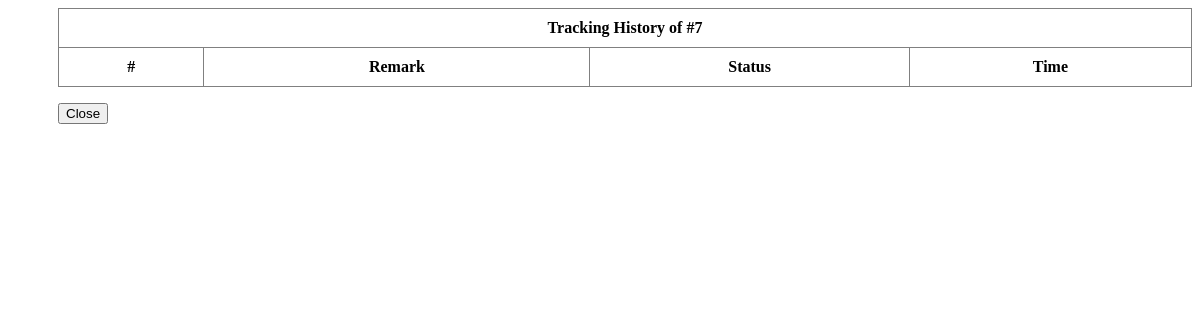
/track-order.php?oid=7, run on an earlier commit of the app's database.
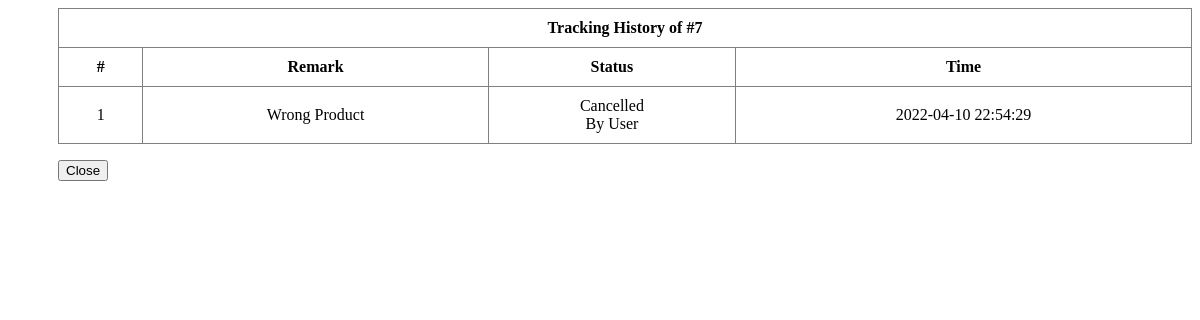
And on a later commit of the database.
### tables this page shows
CREATE TABLE IF NOT EXISTS `ordertrackhistory` (
  `id` int(11) NOT NULL AUTO_INCREMENT,
  `orderId` int(11) DEFAULT NULL,
  `status` varchar(255) DEFAULT NULL,
  `remark` mediumtext,
  `actionBy` int(3) DEFAULT NULL,
  `postingDate` timestamp NOT NULL DEFAULT CURRENT_TIMESTAMP,
  `canceledBy` varchar(100) DEFAULT NULL,
  PRIMARY KEY (`id`),
  KEY `orderidddddd` (`orderId`)
);

### track-order.php (the view, shortened to what this page needs)
<!DOCTYPE html PUBLIC "-//W3C//DTD XHTML 1.0 Transitional//EN" "http://www.w3.org/TR/xhtml1/DTD/xhtml1-transitional.dtd">
<html xmlns="http://www.w3.org/1999/xhtml">
<head>
</head>
<body>
<div style="margin-left:50px;">
<?php
$orderid=intval($_GET['oid']);
$ret=mysqli_query($con,"select * from ordertrackhistory where ordertrackhistory.orderId ='$orderid'");
$cnt=1;
 ?>
<table border="1"  cellpadding="10" style="border-collapse: collapse; border-spacing:0; width: 100%; text-align: center;">
  <tr align="center">
   <th colspan="4" >Tracking History of #<?php echo  $orderid;?></th>
  </tr>
  <tr>
    <th>#</th>
<th>Remark</th>
<th>Status</th>
<th>Time</th>
</tr>
<?php
while ($row=mysqli_fetch_array($ret)) {
  ?>
<tr>
  <td><?php echo $cnt;?></td>
 <td><?php  echo $row['remark'];?></td>
  <td><?php  echo $row['status'];?><br />
    <?php if($row['canceledBy']!=''):?>
By <?php echo $row['canceledBy']; endif;?>
  </td>
   <td><?php  echo $row['postingDate'];?></td>
</tr>
<?php $cnt=$cnt+1;} ?>
</table>
     <p >
      <input name="Submit2" type="submit" class="txtbox4" value="Close" onClick="return f2();" style="cursor: pointer;"  />
</div>
</body>
</html>

What changed in the data, as far as the page shows it:
added ordertrackhistory: remark "Wrong Product", status "Cancelled", canceledBy "User", postingDate "2022-04-10 22:54:29"
